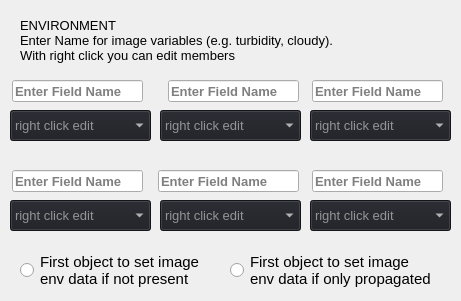
        <widget class="QFrame" name="frame_environment">
         <property name="geometry">
          <rect>
           <x>5</x>
           <y>320</y>
           <width>461</width>
           <height>301</height>
          </rect>
         </property>
         <property name="autoFillBackground">
          <bool>false</bool>
         </property>
         <property name="styleSheet">
          <string notr="true">#frame_environment{
border: 1px solid rgb(170, 170, 255);
border-radius:15px;}
</string>
         </property>
         <property name="frameShape">
          <enum>QFrame::NoFrame</enum>
         </property>
         <property name="frameShadow">
          <enum>QFrame::Plain</enum>
         </property>
         <property name="lineWidth">
          <number>1</number>
         </property>
         <widget class="InteractiveCombo" name="cmb_custom_2">
          <property name="geometry">
           <rect>
            <x>160</x>
            <y>110</y>
            <width>141</width>
            <height>31</height>
           </rect>
          </property>
          <property name="font">
           <font>
            <family>Segoe UI</family>
            <pointsize>10</pointsize>
           </font>
          </property>
          <property name="styleSheet">
           <string notr="true">QComboBox { color: white;background-color: rgb(27, 29, 35);}
QComboBox QAbstractItemView {
  color: white;background-color: rgb(27, 29, 35);
}</string>
          </property>
          <property name="currentText">
           <string notr="true"/>
          </property>
          <property name="placeholderText">
           <string>right click edit</string>
          </property>
         </widget>
         <widget class="InteractiveCombo" name="cmb_custom_1">
          <property name="geometry">
           <rect>
            <x>10</x>
            <y>110</y>
            <width>141</width>
            <height>31</height>
           </rect>
          </property>
          <property name="font">
           <font>
            <family>Segoe UI</family>
            <pointsize>10</pointsize>
            <bold>false</bold>
           </font>
          </property>
          <property name="toolTip">
           <string notr="true"/>
          </property>
          <property name="styleSheet">
           <string notr="true">QComboBox { color: white;background-color: rgb(27, 29, 35);}
QComboBox QAbstractItemView {
  color: white;background-color: rgb(27, 29, 35);
}</string>
          </property>
          <property name="editable">
           <bool>false</bool>
          </property>
          <property name="currentText">
           <string notr="true"/>
          </property>
          <property name="placeholderText">
           <string>right click edit</string>
          </property>
          <property name="frame">
           <bool>true</bool>
          </property>
         </widget>
         <widget class="InteractiveCombo" name="cmb_custom_3">
          <property name="geometry">
           <rect>
            <x>310</x>
            <y>110</y>
            <width>141</width>
            <height>31</height>
           </rect>
          </property>
          <property name="font">
           <font>
            <family>Segoe UI</family>
            <pointsize>10</pointsize>
           </font>
          </property>
          <property name="styleSheet">
           <string notr="true">QComboBox { color: white;background-color: rgb(27, 29, 35);}
QComboBox QAbstractItemView {
  color: white;background-color: rgb(27, 29, 35);
}</string>
          </property>
          <property name="currentText">
           <string notr="true"/>
          </property>
          <property name="placeholderText">
           <string>right click edit</string>
          </property>
         </widget>
         <widget class="InteractiveCombo" name="cmb_custom_5">
          <property name="geometry">
           <rect>
            <x>160</x>
            <y>200</y>
            <width>141</width>
            <height>31</height>
           </rect>
          </property>
          <property name="font">
           <font>
            <family>Segoe UI</family>
            <pointsize>10</pointsize>
           </font>
          </property>
          <property name="styleSheet">
           <string notr="true">QComboBox { color: white;background-color: rgb(27, 29, 35);}
QComboBox QAbstractItemView {
  color: white;background-color: rgb(27, 29, 35);
}</string>
          </property>
          <property name="currentText">
           <string notr="true"/>
          </property>
          <property name="placeholderText">
           <string>right click edit</string>
          </property>
         </widget>
         <widget class="InteractiveCombo" name="cmb_custom_4">
          <property name="geometry">
           <rect>
            <x>10</x>
            <y>200</y>
            <width>141</width>
            <height>31</height>
           </rect>
          </property>
          <property name="font">
           <font>
            <family>Segoe UI</family>
            <pointsize>10</pointsize>
            <bold>false</bold>
           </font>
          </property>
          <property name="styleSheet">
           <string notr="true">QComboBox { color: white;background-color: rgb(27, 29, 35);}
QComboBox QAbstractItemView {
  color: white;background-color: rgb(27, 29, 35);
}</string>
          </property>
          <property name="editable">
           <bool>false</bool>
          </property>
          <property name="currentText">
           <string notr="true"/>
          </property>
          <property name="placeholderText">
           <string>right click edit</string>
          </property>
         </widget>
         <widget class="InteractiveCombo" name="cmb_custom_6">
          <property name="geometry">
           <rect>
            <x>310</x>
            <y>200</y>
            <width>141</width>
            <height>31</height>
           </rect>
          </property>
          <property name="font">
           <font>
            <family>Segoe UI</family>
            <pointsize>10</pointsize>
           </font>
          </property>
          <property name="styleSheet">
           <string notr="true">QComboBox { color: white;background-color: rgb(27, 29, 35);}
QComboBox QAbstractItemView {
  color: white;background-color: rgb(27, 29, 35);
}</string>
          </property>
          <property name="currentText">
           <string notr="true"/>
          </property>
          <property name="placeholderText">
           <string>right click edit</string>
          </property>
         </widget>
         <widget class="QLineEdit" name="le_custom_1">
          <property name="geometry">
           <rect>
            <x>12</x>
            <y>80</y>
            <width>131</width>
            <height>22</height>
           </rect>
          </property>
          <property name="font">
           <font>
            <pointsize>10</pointsize>
            <bold>true</bold>
           </font>
          </property>
          <property name="text">
           <string/>
          </property>
          <property name="placeholderText">
           <string>Enter Field Name</string>
          </property>
         </widget>
         <widget class="QLineEdit" name="le_custom_2">
          <property name="geometry">
           <rect>
            <x>168</x>
            <y>80</y>
            <width>131</width>
            <height>22</height>
           </rect>
          </property>
          <property name="font">
           <font>
            <pointsize>10</pointsize>
            <bold>true</bold>
           </font>
          </property>
          <property name="text">
           <string/>
          </property>
          <property name="placeholderText">
           <string>Enter Field Name</string>
          </property>
         </widget>
         <widget class="QLineEdit" name="le_custom_4">
          <property name="geometry">
           <rect>
            <x>12</x>
            <y>170</y>
            <width>131</width>
            <height>22</height>
           </rect>
          </property>
          <property name="font">
           <font>
            <pointsize>10</pointsize>
            <bold>true</bold>
           </font>
          </property>
          <property name="text">
           <string/>
          </property>
          <property name="placeholderText">
           <string>Enter Field Name</string>
          </property>
         </widget>
         <widget class="QLineEdit" name="le_custom_5">
          <property name="geometry">
           <rect>
            <x>158</x>
            <y>170</y>
            <width>141</width>
            <height>22</height>
           </rect>
          </property>
          <property name="font">
           <font>
            <pointsize>10</pointsize>
            <bold>true</bold>
           </font>
          </property>
          <property name="text">
           <string/>
          </property>
          <property name="placeholderText">
           <string>Enter Field Name</string>
          </property>
         </widget>
         <widget class="QLineEdit" name="le_custom_6">
          <property name="geometry">
           <rect>
            <x>312</x>
            <y>170</y>
            <width>131</width>
            <height>22</height>
           </rect>
          </property>
          <property name="font">
           <font>
            <pointsize>10</pointsize>
            <bold>true</bold>
           </font>
          </property>
          <property name="text">
           <string/>
          </property>
          <property name="placeholderText">
           <string>Enter Field Name</string>
          </property>
         </widget>
         <widget class="QLabel" name="label_7">
          <property name="geometry">
           <rect>
            <x>20</x>
            <y>10</y>
            <width>411</width>
            <height>61</height>
           </rect>
          </property>
          <property name="font">
           <font>
            <pointsize>10</pointsize>
           </font>
          </property>
          <property name="text">
           <string>ENVIRONMENT
Enter Name for image variables (e.g. turbidity, cloudy).
With right click you can edit members</string>
          </property>
         </widget>
         <widget class="QLineEdit" name="le_custom_3">
          <property name="geometry">
           <rect>
            <x>312</x>
            <y>80</y>
            <width>131</width>
            <height>22</height>
           </rect>
          </property>
          <property name="font">
           <font>
            <pointsize>10</pointsize>
            <bold>true</bold>
           </font>
          </property>
          <property name="text">
           <string/>
          </property>
          <property name="placeholderText">
           <string>Enter Field Name</string>
          </property>
         </widget>
         <widget class="QRadioButton" name="rd_env_object_override">
          <property name="geometry">
           <rect>
            <x>20</x>
            <y>250</y>
            <width>231</width>
            <height>41</height>
           </rect>
          </property>
          <property name="font">
           <font>
            <pointsize>11</pointsize>
           </font>
          </property>
          <property name="text">
           <string notr="true">First object to set image
env data if not present</string>
          </property>
          <property name="checked">
           <bool>false</bool>
          </property>
          <property name="autoExclusive">
           <bool>false</bool>
          </property>
         </widget>
         <widget class="QRadioButton" name="rd_env_object_override_propagate">
          <property name="geometry">
           <rect>
            <x>230</x>
            <y>250</y>
            <width>211</width>
            <height>41</height>
           </rect>
          </property>
          <property name="font">
           <font>
            <pointsize>11</pointsize>
           </font>
          </property>
          <property name="text">
           <string notr="true">First object to set image
env data if only propagated</string>
          </property>
          <property name="checked">
           <bool>false</bool>
          </property>
          <property name="autoExclusive">
           <bool>false</bool>
          </property>
         </widget>
        </widget>
